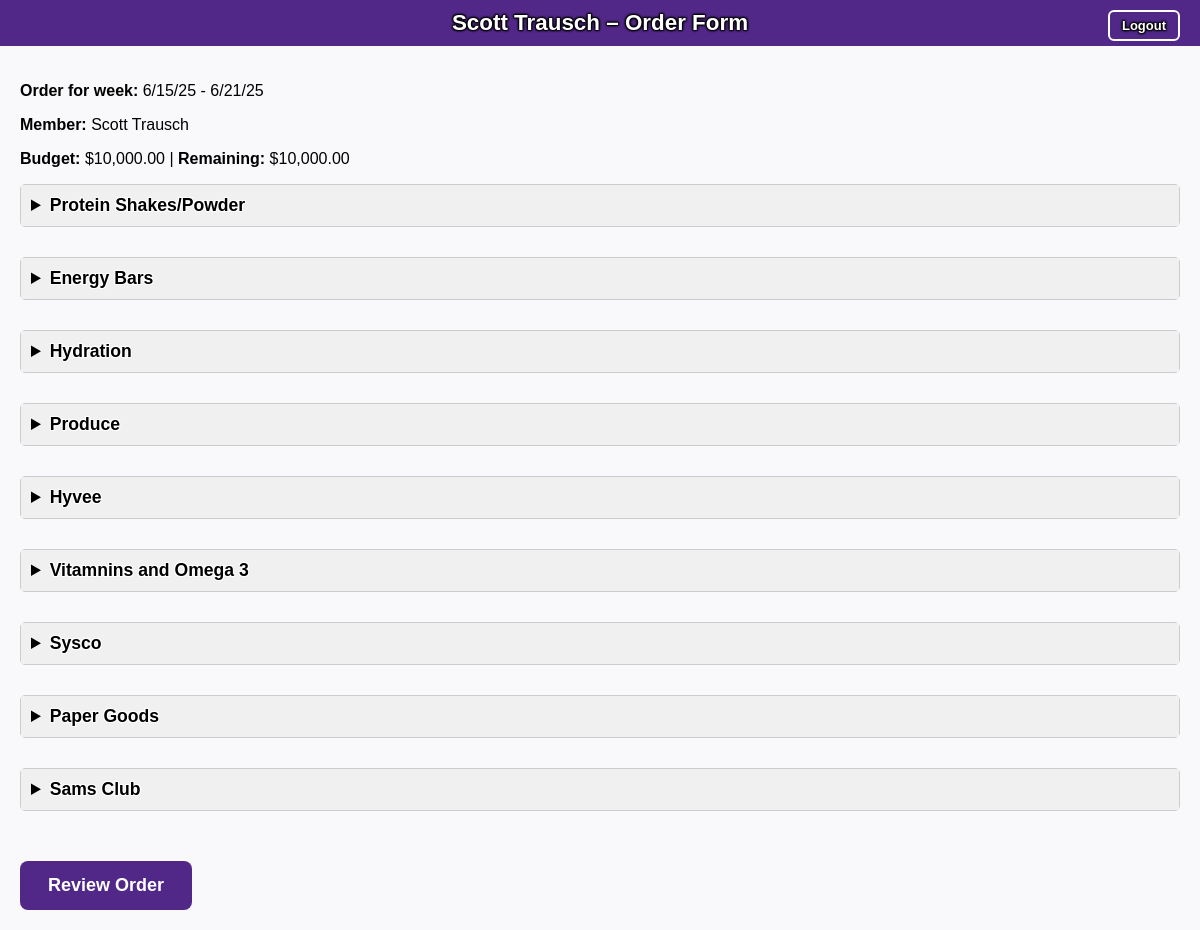
/order (signed in), run on the app's committed database.
### app.py (models this page shows, shortened)
class User(UserMixin, db.Model):
    id = db.Column(db.Integer, primary_key=True)
    name = db.Column(db.String, nullable=False)
    team_id = db.Column(db.Integer, db.ForeignKey('team.id'), nullable=False)
    orders = db.relationship('Order', backref='user', lazy=True)

class Team(db.Model):
    id = db.Column(db.Integer, primary_key=True)
    name = db.Column(db.String, unique=True, nullable=False)
    budget = db.Column(db.Float, default=100.0)
    remaining_budget = db.Column(db.Float, default=100.0)  # ✅ Add this line
    members = db.relationship('User', backref='team', lazy=True)
    orders = db.relationship('Order', backref='team', lazy=True)

### app.py (the view)
@app.route('/order', methods=['GET'])
@login_required
def submit_order():
    if current_user.name == 'admin' and not session.get('admin_as_football'):
        return redirect(url_for('admin_dashboard'))
    if request.args.get("new") == "1":
        session.pop("last_order_form", None)
    form_data = session.get('last_order_form', {})
    team = current_user.team
    if not team:
        return "Team not found for current user.", 400
    team_budget = team.budget
    remaining_budget = team.remaining_budget
    today = datetime.now()
    start_of_week = today - timedelta(days=today.weekday() + 1) if today.weekday() != 6 else today
    end_of_week = start_of_week + timedelta(days=6)
    week_range_str = f"{start_of_week.strftime('%-m/%-d/%y')} - {end_of_week.strftime('%-m/%-d/%y')}"
    with open('structured_menu.json', 'r') as f:
        grouped_menu = json.load(f, object_pairs_hook=OrderedDict)
    return render_template("order.html",
                           current_user=current_user,
                           session=session,
                           grouped_menu=grouped_menu,
                           user_budget=team_budget,
                           remaining_budget=remaining_budget,
                           week_range=week_range_str,
                           form_data=form_data)

### app.py (called while the page is built)
@login_manager.user_loader
def load_user(user_id):
    return User.query.get(int(user_id))

### templates/order.html (shortened to what this page needs)
<!DOCTYPE html>
<html lang="en">
<head>
</head>
<body>
<div class="header-box">
    <span class="header-title">{{ session.get('team', 'Unknown Team') }} – Order Form</span>
    {% if session.get("team") != "KSU Football" %}
        <a href="{{ url_for('logout') }}" class="logout-button">Logout</a>
    {% endif %}
</div>
<div class="content">
    <p><strong>Order for week:</strong> {{ week_range }}</p>
    <p><strong>Member:</strong> {{ session.get('member_name') }}</p>
    <p>
        <strong>Budget:</strong> {{ "${:,.2f}".format(user_budget) }} |
        <strong>Remaining:</strong> {{ "${:,.2f}".format(remaining_budget) }}
    </p>
    <form method="POST" action="{{ url_for('add_to_order') }}">
        {% for group_name, items in grouped_menu.items() %}
        <details class="group">
            <summary>{{ group_name }}</summary>
        </details>
        {% endfor %}
        <div>
            <button type="button" class="review-button" onclick="submitWithAction('review')">
                Review Order
            </button>
        </div>
    </form>
</div>
</body>
</html>

### templates/order.html (style rules this page uses)
body { font-family: sans-serif; background-color: #f9f9fb; margin: 0; padding: 0; }
.header-box { background-color: #512888; color: white; padding: 10px 20px; position: relative; text-align: center; text-shadow: 1px 1px 2px black, -1px -1px 2px black, 1px -1px 2px black, -1px 1px 2px black; }
.header-title { font-size: 1.4em; font-weight: bold; }
.logout-button { position: absolute; top: 10px; right: 20px; background-color: transparent; color: white; border: 2px solid white; padding: 6px 12px; text-decoration: none; border-radius: 6px; font-weight: bold; font-size: 13px; transition: background-color 0.3s, color 0.3s; }
.content { padding: 20px; }
.group { margin-bottom: 30px; border: 1px solid #ccc; border-radius: 5px; }
.group summary { background-color: #f0f0f0; padding: 10px; cursor: pointer; font-weight: bold; font-size: 1.1em; text-shadow: 1px 1px 0 #ffffff, -1px -1px 0 #ffffff, 1px -1px 0 #ffffff, -1px 1px 0 #ffffff; }
.review-button, .dashboard-button { background-color: #512888; color: white; padding: 14px 28px; border: none; border-radius: 8px; font-size: 18px; font-weight: bold; cursor: pointer; margin-top: 20px; margin-right: 10px; transition: background-color 0.3s ease; display: inline-block; text-decoration: none; }

### data on the page
User: get "Scott Trausch"
Team: budget "$10,000.00", remaining_budget "$10,000.00"

### other printed values
{{ week_range }} "6/15/25 - 6/21/25"
{{ group_name }} "Protein Shakes/Powder" "Energy Bars" "Hydration" "Produce" "Hyvee" "Vitamnins and Omega 3" "Sysco" "Paper Goods" "Sams Club"
